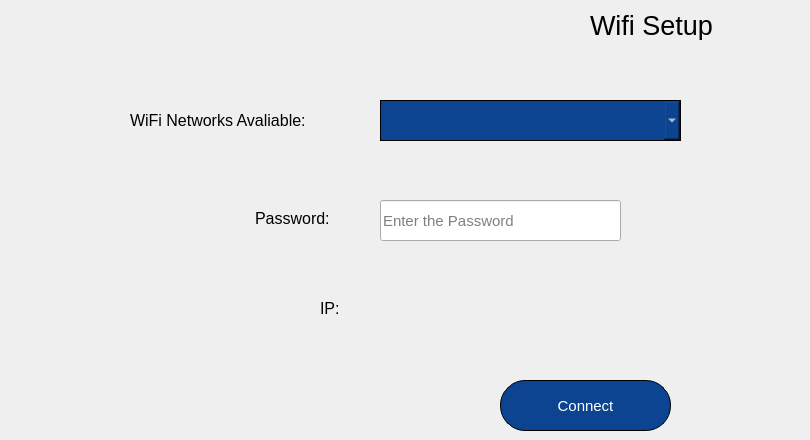
    <widget class="QWidget" name="page_20">
     <widget class="QLabel" name="label_107">
      <property name="geometry">
       <rect>
        <x>590</x>
        <y>10</y>
        <width>151</width>
        <height>30</height>
       </rect>
      </property>
      <property name="font">
       <font>
        <pointsize>20</pointsize>
       </font>
      </property>
      <property name="styleSheet">
       <string notr="true"/>
      </property>
      <property name="text">
       <string>Wifi Setup</string>
      </property>
     </widget>
     <widget class="QToolButton" name="toolButton_15">
      <property name="geometry">
       <rect>
        <x>740</x>
        <y>0</y>
        <width>61</width>
        <height>61</height>
       </rect>
      </property>
      <property name="font">
       <font>
        <pointsize>11</pointsize>
       </font>
      </property>
      <property name="styleSheet">
       <string notr="true">
border:none;
border-radius:30%;</string>
      </property>
      <property name="text">
       <string/>
      </property>
      <property name="icon">
       <iconset resource="icons.qrc">
        <normaloff>:/img/output-onlinepngtools.png</normaloff>:/img/output-onlinepngtools.png</iconset>
      </property>
      <property name="iconSize">
       <size>
        <width>50</width>
        <height>50</height>
       </size>
      </property>
     </widget>
     <widget class="QComboBox" name="comboBox_4">
      <property name="geometry">
       <rect>
        <x>380</x>
        <y>100</y>
        <width>301</width>
        <height>41</height>
       </rect>
      </property>
      <property name="font">
       <font>
        <pointsize>11</pointsize>
       </font>
      </property>
      <property name="styleSheet">
       <string notr="true">background-color: rgb(12, 68, 145);
 border: 1px solid black;
     border-radius: 25px;
color: rgb(255, 255, 255);
font-style:bold;
</string>
      </property>
     </widget>
     <widget class="QLineEdit" name="lineEdit_2">
      <property name="geometry">
       <rect>
        <x>380</x>
        <y>200</y>
        <width>241</width>
        <height>41</height>
       </rect>
      </property>
      <property name="font">
       <font>
        <pointsize>11</pointsize>
       </font>
      </property>
      <property name="styleSheet">
       <string notr="true"/>
      </property>
      <property name="echoMode">
       <enum>QLineEdit::Password</enum>
      </property>
      <property name="readOnly">
       <bool>false</bool>
      </property>
      <property name="placeholderText">
       <string>Enter the Password</string>
      </property>
     </widget>
     <widget class="QPushButton" name="pushButton_12">
      <property name="geometry">
       <rect>
        <x>500</x>
        <y>380</y>
        <width>171</width>
        <height>51</height>
       </rect>
      </property>
      <property name="font">
       <font>
        <pointsize>11</pointsize>
       </font>
      </property>
      <property name="styleSheet">
       <string notr="true">QPushButton
{
background-color: rgb(12, 68, 145);
 border: 1px solid black;
     border-radius: 25px;
color: rgb(255, 255, 255);
font-style:bold;
}</string>
      </property>
      <property name="text">
       <string>Connect</string>
      </property>
     </widget>
     <widget class="QLabel" name="label_129">
      <property name="geometry">
       <rect>
        <x>130</x>
        <y>100</y>
        <width>211</width>
        <height>41</height>
       </rect>
      </property>
      <property name="font">
       <font>
        <pointsize>12</pointsize>
       </font>
      </property>
      <property name="styleSheet">
       <string notr="true"/>
      </property>
      <property name="text">
       <string>WiFi Networks Avaliable:</string>
      </property>
     </widget>
     <widget class="QLabel" name="label_130">
      <property name="geometry">
       <rect>
        <x>255</x>
        <y>210</y>
        <width>91</width>
        <height>16</height>
       </rect>
      </property>
      <property name="font">
       <font>
        <pointsize>12</pointsize>
       </font>
      </property>
      <property name="styleSheet">
       <string notr="true"/>
      </property>
      <property name="text">
       <string>Password:</string>
      </property>
     </widget>
     <widget class="QPushButton" name="pushButton_204">
      <property name="geometry">
       <rect>
        <x>380</x>
        <y>200</y>
        <width>201</width>
        <height>41</height>
       </rect>
      </property>
      <property name="styleSheet">
       <string notr="true">background:qlineargradient(spread:pad, x1:0, y1:0, x2:1, y2:0, stop:0 rgba(0, 0, 0, 0), stop:1 rgba(0,0,0,0));
border:none;</string>
      </property>
      <property name="text">
       <string/>
      </property>
     </widget>
     <widget class="QPushButton" name="pushButton_25">
      <property name="geometry">
       <rect>
        <x>580</x>
        <y>200</y>
        <width>41</width>
        <height>41</height>
       </rect>
      </property>
      <property name="styleSheet">
       <string notr="true">border:none;</string>
      </property>
      <property name="text">
       <string/>
      </property>
      <property name="icon">
       <iconset resource="icons.qrc">
        <normaloff>:/img/hidden.png</normaloff>:/img/hidden.png</iconset>
      </property>
      <property name="iconSize">
       <size>
        <width>30</width>
        <height>30</height>
       </size>
      </property>
     </widget>
     <widget class="QPushButton" name="pushButton_23">
      <property name="geometry">
       <rect>
        <x>580</x>
        <y>200</y>
        <width>41</width>
        <height>41</height>
       </rect>
      </property>
      <property name="styleSheet">
       <string notr="true">
border:none;</string>
      </property>
      <property name="text">
       <string/>
      </property>
      <property name="icon">
       <iconset resource="icons.qrc">
        <normaloff>:/img/eye.png</normaloff>:/img/eye.png</iconset>
      </property>
      <property name="iconSize">
       <size>
        <width>30</width>
        <height>30</height>
       </size>
      </property>
     </widget>
     <widget class="QLabel" name="label_201">
      <property name="geometry">
       <rect>
        <x>320</x>
        <y>300</y>
        <width>21</width>
        <height>16</height>
       </rect>
      </property>
      <property name="font">
       <font>
        <pointsize>12</pointsize>
       </font>
      </property>
      <property name="styleSheet">
       <string notr="true"/>
      </property>
      <property name="text">
       <string>IP:</string>
      </property>
     </widget>
     <widget class="QLabel" name="label_8">
      <property name="geometry">
       <rect>
        <x>380</x>
        <y>290</y>
        <width>241</width>
        <height>35</height>
       </rect>
      </property>
      <property name="font">
       <font>
        <pointsize>14</pointsize>
       </font>
      </property>
      <property name="styleSheet">
       <string notr="true"/>
      </property>
      <property name="text">
       <string/>
      </property>
     </widget>
    </widget>
